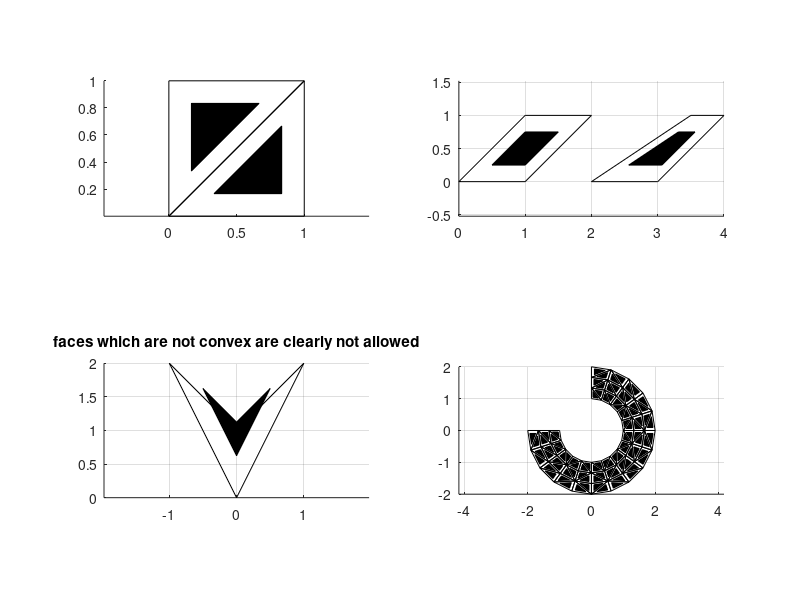

MATLAB code for this plot:
clear all; close all; clc;
h=figure('Position',[1 21 1366 670], ...
'Name','shrinkfaces Command Demonstrations');
subplot(2,2,1) 
 faces = [1 2 3; 1 3 4];
 vertices = [0 0; 1 0; 1 1; 0 1];
 patch ("Faces", faces, "Vertices", vertices, "FaceColor", "none");
 fv = shrinkfaces (faces, vertices, 0.25);
 patch (fv);
 axis auto;   # Kludge required for Octave
 axis equal;
subplot(2,2,2) 
 faces = [1 2 3 4; 5 6 7 8];
 vertices = [0 0; 1 0; 2 1; 1 1; 2 0; 3 0; 4 1; 3.5 1];
 patch ("Faces", faces, "Vertices", vertices, "FaceColor", "none");
 fv = shrinkfaces (faces, vertices, 0.25);
 patch (fv);
 axis auto;   # Kludge required for Octave
 axis equal;
 grid on;
subplot(2,2,3) 
 faces = [1 2 3 4];
 vertices = [-1 2; 0 0; 1 2; 0 1];
 patch ("Faces", faces, "Vertices", vertices, "FaceColor", "none");
 fv = shrinkfaces (faces, vertices, 0.25);
 patch (fv);
 axis auto;   # Kludge required for Octave
 axis equal;
 grid on;
 title "faces which are not convex are clearly not allowed"
subplot(2,2,4) 
 [phi r] = meshgrid (linspace (0, 1.5*pi, 16), linspace (1, 2, 4));
 tri = delaunay (phi(:), r(:));
 v = [r(:).*sin(phi(:)) r(:).*cos(phi(:))];
 p = patch ("Faces", tri, "Vertices", v, "FaceColor", "none");
 fv = shrinkfaces (p);
 patch (fv);
 axis auto;   # Kludge required for Octave
 axis equal;
 grid on;